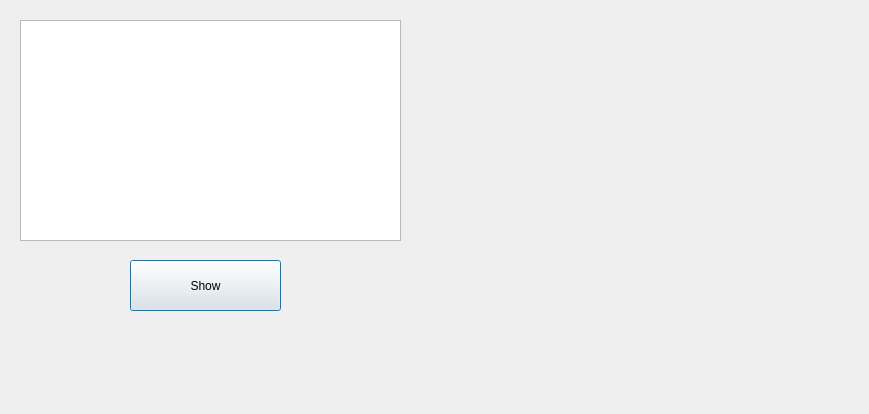
<?xml version="1.0" encoding="UTF-8"?>
<ui version="4.0">
 <class>Secwindov</class>
 <widget class="QDialog" name="Secwindov">
  <property name="geometry">
   <rect>
    <x>0</x>
    <y>0</y>
    <width>869</width>
    <height>414</height>
   </rect>
  </property>
  <property name="windowTitle">
   <string>Dialog</string>
  </property>
  <widget class="QTableView" name="tableView">
   <property name="geometry">
    <rect>
     <x>20</x>
     <y>20</y>
     <width>381</width>
     <height>221</height>
    </rect>
   </property>
  </widget>
  <widget class="QPushButton" name="LOADTABLE">
   <property name="geometry">
    <rect>
     <x>130</x>
     <y>260</y>
     <width>151</width>
     <height>51</height>
    </rect>
   </property>
   <property name="styleSheet">
    <string notr="true">font: 75 16pt &quot;MS Shell Dlg 2&quot;;</string>
   </property>
   <property name="text">
    <string>Show</string>
   </property>
  </widget>
 </widget>
 <resources/>
 <connections/>
</ui>
